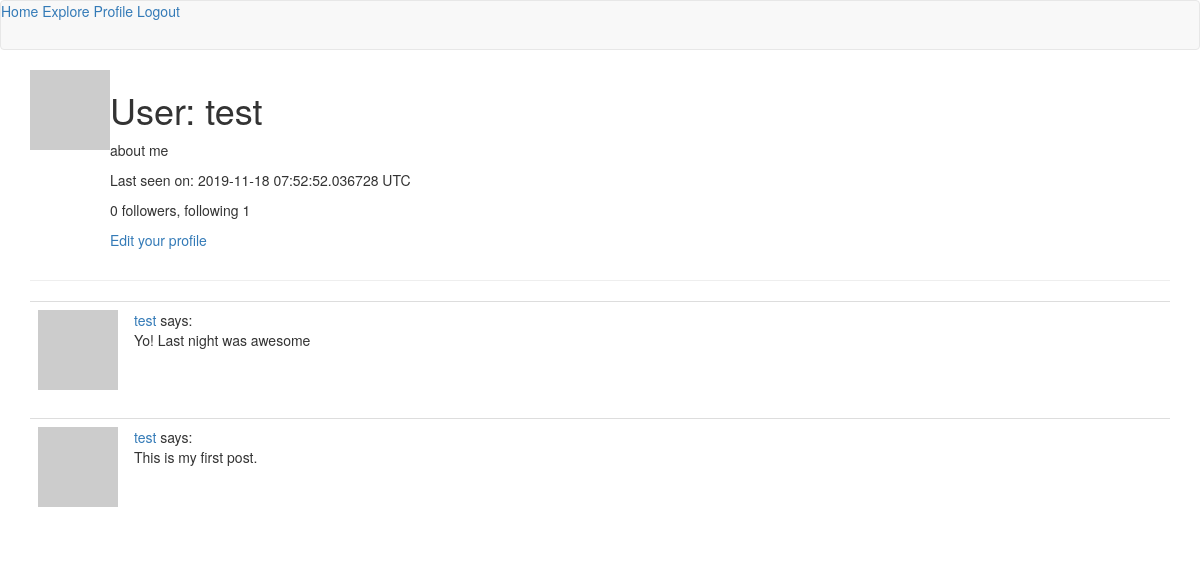
/profile/test (signed in), run on the app's committed database.
### app/models.py (models this page shows, shortened)
class User(UserMixin, db.Model):
    id = db.Column(db.Integer, primary_key=True)
    username = db.Column(db.String(64), index=True, unique=True)
    email = db.Column(db.String(120), index=True, unique=True)
    password_hash = db.Column(db.String(128))
    about_me = db.Column(db.String(100))
    last_seen = db.Column(db.DateTime, default=datetime.utcnow)
    posts = db.relationship('Post', backref='author', lazy='dynamic')
    followed = db.relationship('User', secondary=followers,
                               primaryjoin=(followers.c.follower_id == id),
                               secondaryjoin=(followers.c.followed_id == id),
                               backref=db.backref('followers', lazy='dynamic'), lazy='dynamic')
    def get_avatar(self, size):
        digest = md5(self.email.lower().encode('utf-8')).hexdigest()
        return 'https://www.gravatar.com/avatar/{}?d=identicon&s={}'.format(digest, size)

class Post(db.Model):
    id = db.Column(db.Integer, primary_key=True)
    body = db.Column(db.String(200))
    timestamp = db.Column(db.DateTime, index=True, default=datetime.utcnow)
    user_id = db.Column(db.Integer, db.ForeignKey('user.id'))

### app/routes.py (the view)
@flask_app.route('/profile/<username>')
@login_required
def profile(username):
    user = User.query.filter_by(username=username).first_or_404()
    page = request.args.get('page', 1, type=int)
    posts = user.posts.order_by(Post.timestamp.desc()).paginate(page, flask_app.config['POSTS_PER_PAGE'], False)
    next_url = url_for('profile', username=user.username, page=posts.next_num) if posts.has_next else None
    prev_url = url_for('profile', username=user.username, page=posts.prev_num) if posts.has_prev else None
    return render_template('profile.html', title='Profile', user=user,
                           posts=posts.items, next_url=next_url, prev_url=prev_url)

### app/models.py (called while the page is built)
@login.user_loader
def load_user(user_id):
    return User.query.get(int(user_id))

### app/routes.py (called while the page is built)
@flask_app.before_request
def before_request():
    if current_user.is_authenticated:
        current_user.last_seen = datetime.utcnow()
        db.session.commit()

### app/templates/profile.html (shortened to what this page needs)
<!DOCTYPE html>
<html lang="en">
<head>
</head>
<body>
    {% extends "base.html" %}
    {% block app_content %}
        <table>
            <tr valign="top">
                <td><img src="{{ user.get_avatar(128) }}"></td>
                <td>
                    <h1>User: {{ user.username }}</h1>
                    {% if user.about_me %}<p>{{ user.about_me }}</p>{% endif %}
                    {% if user.last_seen %}<p>Last seen on: {{ user.last_seen }} UTC</p>{% endif %}
                    <p>{{ user.followers.count() }} followers, following {{ user.followed.count() }}</p>
                    {% if user == current_user %}
                        <p><a href="{{ url_for('edit_profile') }}">Edit your profile</a></p>
                    {% elif not current_user.is_following(user) %}
                        <p><a href="{{ url_for('follow', username=user.username) }}">Follow</a></p>
                    {% else %}
                        <p><a href="{{ url_for('unfollow', username=user.username) }}">Unfollow</a></p>
                    {% endif %}
                </td>
            </tr>
        </table>
        <hr>
        {% for post in posts %}
            {% include '_post.html' %}
        {% endfor %}
    {% endblock %}

### app/templates/_post.html
<table class="table table-hover">
    <tr>
        <td width="70px">
            <a href="{{ url_for('profile', username=post.author.username) }}">
                <img src="{{ post.author.get_avatar(70) }}" />
            </a>
        </td>
        <td>
            <a href="{{ url_for('profile', username=post.author.username) }}">
                {{ post.author.username }}
            </a>
            says:<br>{{ post.body }}
        </td>
    </tr>
</table>

### data on the page
User: username "test", about_me "about me", last_seen "2019-11-18 07:52:52.036728"
Post: author.username "test", body "Yo! Last night was awesome"
Post: author.username "test", body "This is my first post."

### other printed values
{{ user.followers.count() }} "0"
{{ user.followed.count() }} "1"
